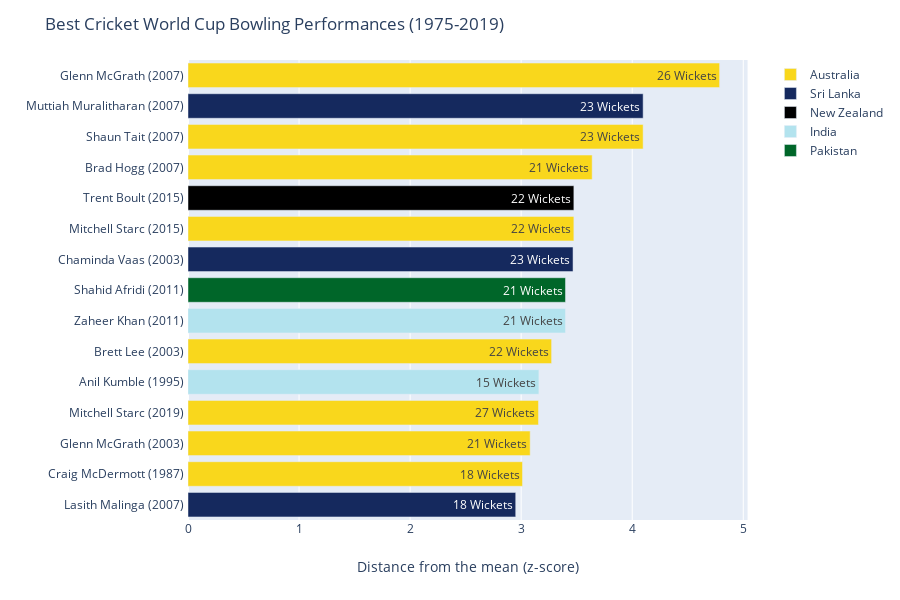

The code cell stored with this chart in its notebook:
### Code cell
plot_df["Country"] = plot_df["Bowler"].apply(lambda x: countries[x])
plot_df["Colour"] = plot_df["Country"].apply(lambda x: colours[x])
plot_df["NameLabel"] = plot_df["Bowler"] + " (" + plot_df["Year"].astype(str) + ") "
plot_df[f"{metric}Label"] = plot_df[metric].astype(str) + f" {metric}"
fig = px.bar(
    plot_df, 
    x="ZScore", 
    y="NameLabel", 
    text=f"{metric}Label", 
    labels=dict(ZScore="Distance from the mean (z-score)", NameLabel=""),
    orientation="h",    
    color="Country",
    color_discrete_sequence=list(plot_df["Colour"].unique()),
).for_each_trace(lambda t: t.update(name=t.name.split("=")[1]))
fig.update_traces(hoverinfo="skip")
fig.update_layout(showlegend=True)
fig.update_layout(yaxis_categoryorder="total ascending")
fig.update_layout(title="Best Cricket World Cup Bowling Performances (1975-2019)")
fig.show()
pio.write_image(fig, "bowling.png", width=1024, height=768, scale=5)

### Figure 1 — Plotly figure (JSON) as saved in the notebook; plotly's stock layout.template omitted (floating-point values rounded to 4 significant figures)
{"data": [{"alignmentgroup": "True", "hoverinfo": "skip", "hoverlabel": {"namelength": 0}, "hovertemplate": "Country=Australia<br>Distance from the mean (z-score)=%{x}<br>=%{y}<br>WicketsLabel=%{text}", "legendgroup": "Country=Australia", "marker": {"color": "#F9D71C"}, "name": "Australia", "offsetgroup": "Country=Australia", "orientation": "h", "showlegend": true, "text": ["26 Wickets", "23 Wickets", "21 Wickets", "22 Wickets", "22 Wickets", "27 Wickets", "21 Wickets", "18 Wickets"], "textposition": "auto", "type": "bar", "x": [4.787, 4.098, 3.639, 3.475, 3.274, 3.156, 3.081, 3.012], "xaxis": "x", "y": ["Glenn McGrath (2007) ", "Shaun Tait (2007) ", "Brad Hogg (2007) ", "Mitchell Starc (2015) ", "Brett Lee (2003) ", "Mitchell Starc (2019) ", "Glenn McGrath (2003) ", "Craig McDermott (1987) "], "yaxis": "y"}, {"alignmentgroup": "True", "hoverinfo": "skip", "hoverlabel": {"namelength": 0}, "hovertemplate": "Country=Sri Lanka<br>Distance from the mean (z-score)=%{x}<br>=%{y}<br>WicketsLabel=%{text}", "legendgroup": "Country=Sri Lanka", "marker": {"color": "#15295E"}, "name": "Sri Lanka", "offsetgroup": "Country=Sri Lanka", "orientation": "h", "showlegend": true, "text": ["23 Wickets", "23 Wickets", "18 Wickets"], "textposition": "auto", "type": "bar", "x": [4.098, 3.467, 2.951], "xaxis": "x", "y": ["Muttiah Muralitharan (2007) ", "Chaminda Vaas (2003) ", "Lasith Malinga (2007) "], "yaxis": "y"}, {"alignmentgroup": "True", "hoverinfo": "skip", "hoverlabel": {"namelength": 0}, "hovertemplate": "Country=New Zealand<br>Distance from the mean (z-score)=%{x}<br>=%{y}<br>WicketsLabel=%{text}", "legendgroup": "Country=New Zealand", "marker": {"color": "black"}, "name": "New Zealand", "offsetgroup": "Country=New Zealand", "orientation": "h", "showlegend": true, "text": ["22 Wickets"], "textposition": "auto", "type": "bar", "x": [3.475], "xaxis": "x", "y": ["Trent Boult (2015) "], "yaxis": "y"}, {"alignmentgroup": "True", "hoverinfo": "skip", "hoverlabel": {"namelength": 0}, "hovertemplate": "Country=India<br>Distance from the mean (z-score)=%{x}<br>=%{y}<br>WicketsLabel=%{text}", "legendgroup": "Country=India", "marker": {"color": "#B3E3EE"}, "name": "India", "offsetgroup": "Country=India", "orientation": "h", "showlegend": true, "text": ["21 Wickets", "15 Wickets"], "textposition": "auto", "type": "bar", "x": [3.399, 3.16], "xaxis": "x", "y": ["Zaheer Khan (2011) ", "Anil Kumble (1995) "], "yaxis": "y"}, {"alignmentgroup": "True", "hoverinfo": "skip", "hoverlabel": {"namelength": 0}, "hovertemplate": "Country=Pakistan<br>Distance from the mean (z-score)=%{x}<br>=%{y}<br>WicketsLabel=%{text}", "legendgroup": "Country=Pakistan", "marker": {"color": "#006629"}, "name": "Pakistan", "offsetgroup": "Country=Pakistan", "orientation": "h", "showlegend": true, "text": ["21 Wickets"], "textposition": "auto", "type": "bar", "x": [3.399], "xaxis": "x", "y": ["Shahid Afridi (2011) "], "yaxis": "y"}], "layout": {"barmode": "relative", "height": 600, "legend": {"tracegroupgap": 0}, "margin": {"t": 60}, "showlegend": true, "title": {"text": "Best Cricket World Cup Bowling Performances (1975-2019)"}, "xaxis": {"anchor": "y", "domain": [0, 0.98], "title": {"text": "Distance from the mean (z-score)"}}, "yaxis": {"anchor": "x", "categoryorder": "total ascending", "domain": [0, 1], "title": {"text": ""}}}}
